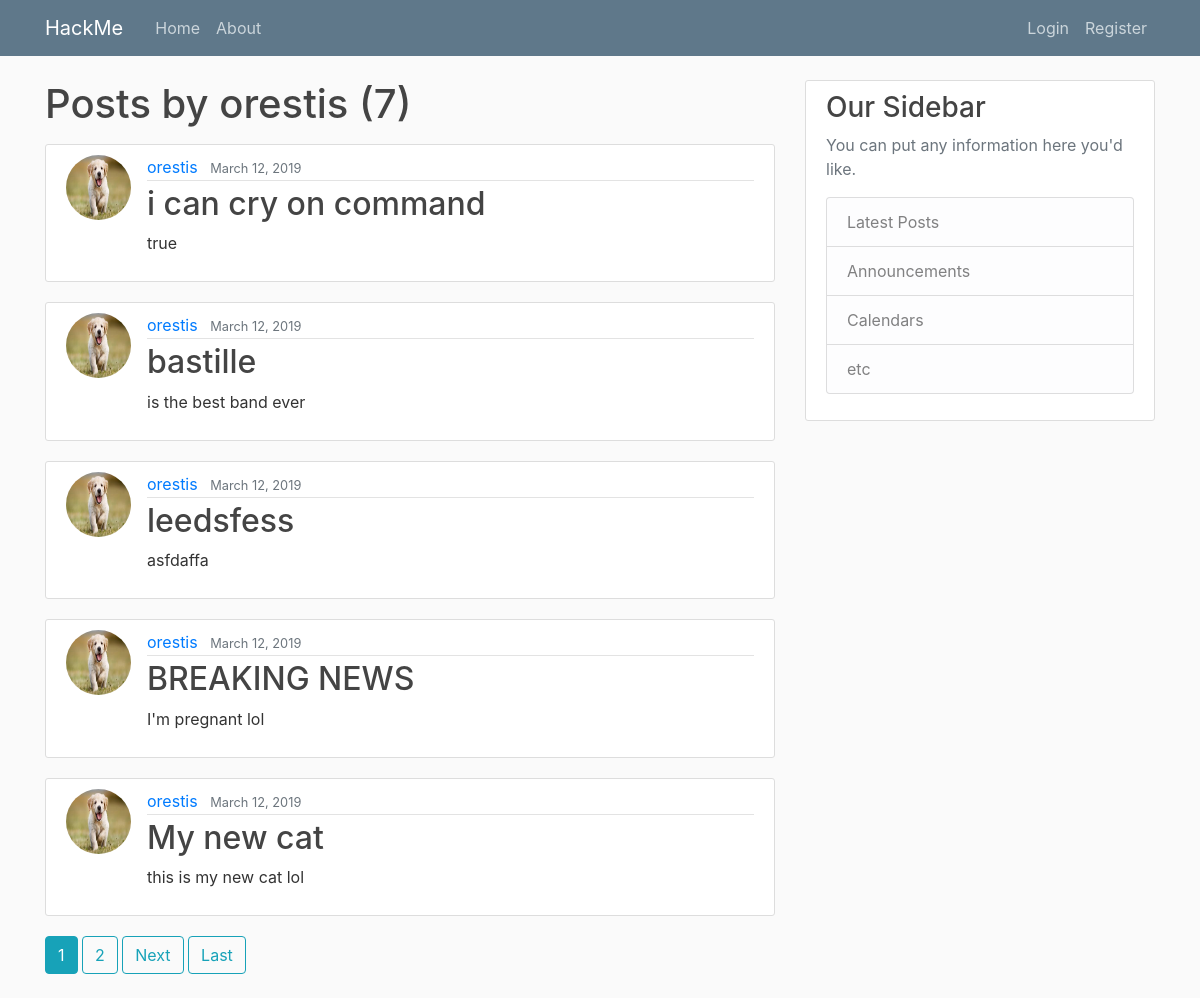
Page /user/orestis on the earlier database version.
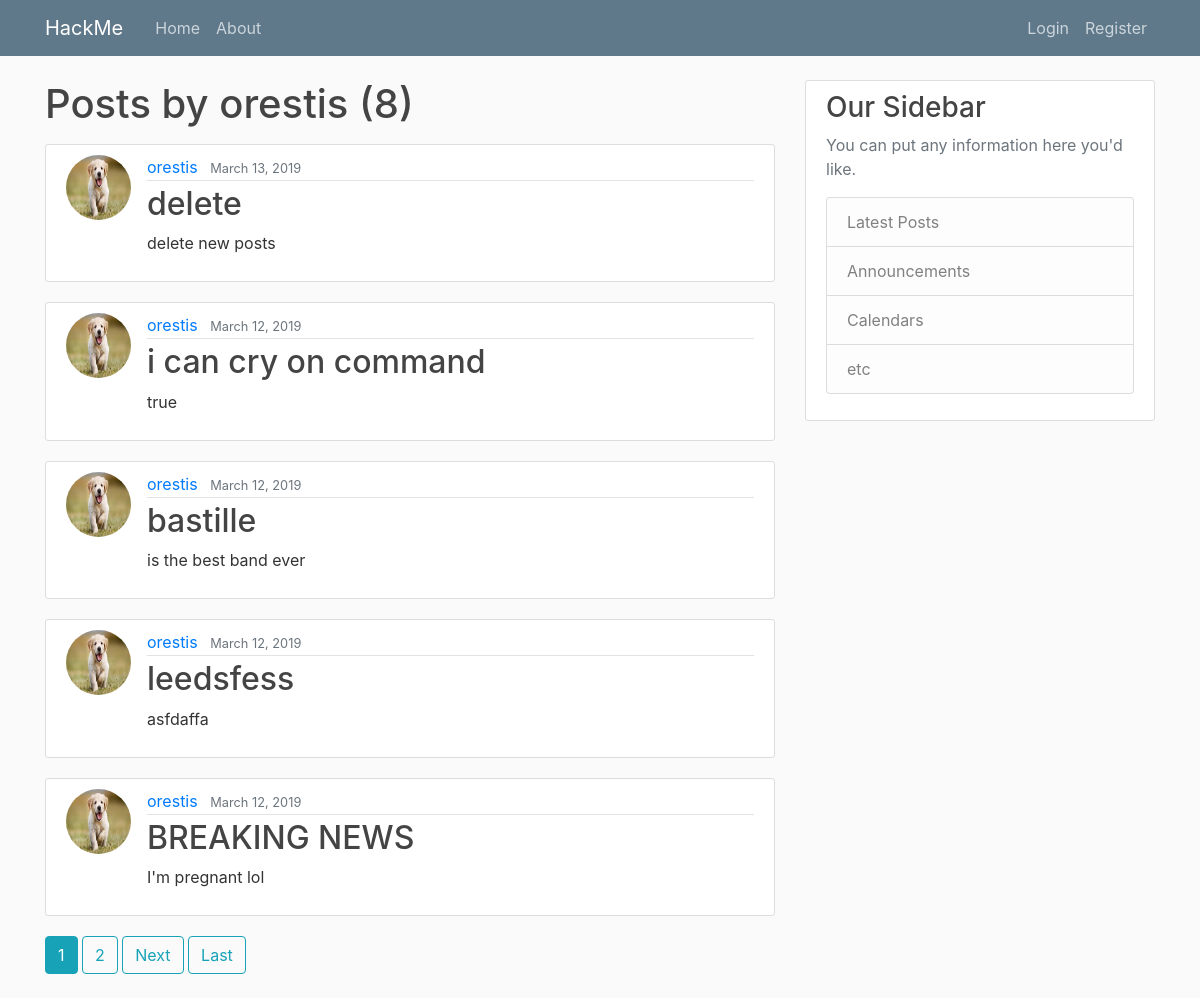
Same page on the later database version.
### hackme/models.py (models this page shows, shortened)
class Post(models.Model):
    title = models.CharField(max_length=100)
    content = models.TextField()
    date_posted = models.DateTimeField(default=timezone.now)
    author = models.ForeignKey(User, on_delete=models.CASCADE)

### users/models.py (models this page shows, shortened)
class Profile(models.Model):
    user = models.OneToOneField(User, on_delete=models.CASCADE)
    image = models.ImageField(default='default.jpg',upload_to='profile_pics')

### hackme/views.py (the view)
# urls.py: path('user/<str:username>', UserPostListView.as_view() , name='user-posts'),
class UserPostListView(ListView):
    model = Post
    template_name = 'hackme/user_posts.html' #<app>/<model>_<viewtype.html>
    context_object_name = 'posts'
    paginate_by = 5
    def get_queryset(self):
        user = get_object_or_404(User, username=self.kwargs.get('username'))
        return Post.objects.filter(author=user).order_by('-date_posted')

### hackme/templates/hackme/user_posts.html (shortened to what this page needs)
{% extends "hackme/base.html" %}
{% block content %}
<h1 class="mb-3"> Posts by {{ view.kwargs.username }} ({{ page_obj.paginator.count }})</h1>
    {% for post in posts %}
      <article class="media content-section">
        <img class="rounded-circle article-img" src="{{ post.author.profile.image.url }}">
        <div class="media-body">
          <div class="article-metadata">
            <a class="mr-2" href="{% url 'user-posts' post.author.username %}">{{ post.author }}</a>
            <small class="text-muted">{{ post.date_posted|date:"F d, Y" }}</small>
          </div>
          <h2><a class="article-title" href="{% url 'post-detail' post.id %}">{{ post.title }}</a></h2>
          <p class="article-content">{{ post.content }}</p>
        </div>
      </article>
    {% endfor %}
    {% if is_paginated %}
      {% for num in page_obj.paginator.page_range %}
        {% if page_obj.number == num %}
          <a class="btn btn-info mb-4" href="?page={{ num }}">{{ num }}</a>
        {% elif num > page_obj.number|add:'-3' and num < page_obj.number|add:'3' %}
          <a class="btn btn-outline-info mb-4" href="?page={{ num }}">{{ num }}</a>
        {% endif %}
      {% endfor %}
      {% if page_obj.has_next %}
        <a class="btn btn-outline-info mb-4" href="?page={{ page_obj.next_page_number}}">Next</a>
        <a class="btn btn-outline-info mb-4" href="?page={{ page_obj.paginator.num_pages}}">Last</a>
      {% endif %}
    {% endif %}
{% endblock content %}

Differences in the rows shown:
no longer on this page (row unchanged): Post: author.profile.image (picture), author "orestis", date_posted "March 12, 2019", title "My new cat", content "this is my new cat lol"
added Post: author.profile.image (picture), author "orestis", date_posted "March 13, 2019", title "delete", content "delete new posts"
Other differences:
{{ page_obj.paginator.count }}: "7" → "8"
